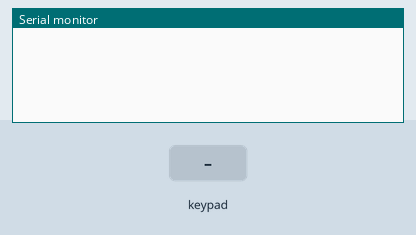
This sketch was run on a simulated Arduino Mega 2560, built with avr-gcc and run on an emulated ATmega2560. Shown: the last lines printed to the serial monitor. Inputs (shaded band) come from the test bench.

Above: at 1.2 s.
1.3 s: key '1' pressed
At 1.7 s:
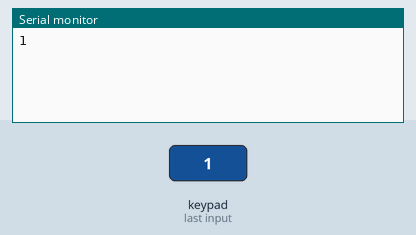
2.8 s: keypad keys 5 1 5 3 pressed 0.4 s apart
At 5.1 s:
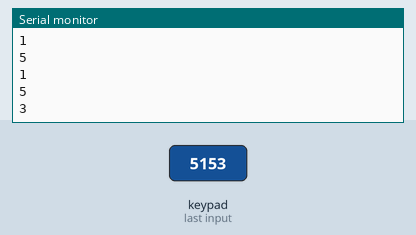
5.9 s: key '2' pressed
At 6.7 s:
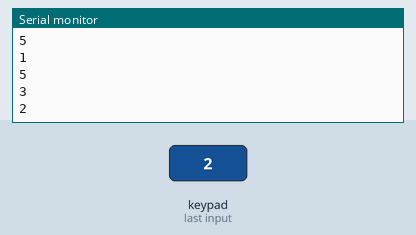
7.4 s: keypad keys 1 3 9 7 pressed 0.4 s apart
At 9.7 s:
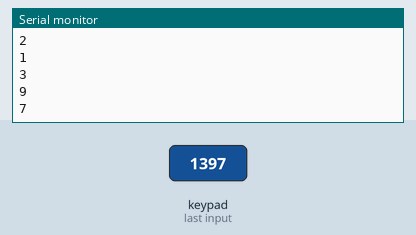
Timing chart, 0 to 11.2 s (numbered marks = the images above; inputs shaded):
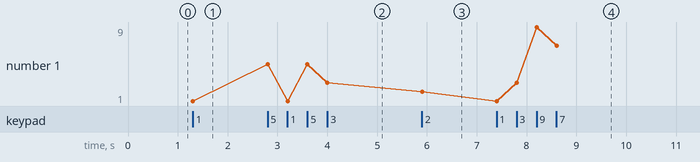

Measured:
- after the input at 1.3 s, the serial monitor: prints a new line at once (image 1)
- after the input at 2.8 s, the serial monitor: prints a new line at once (image 2)
- after the input at 5.9 s, the serial monitor: prints a new line at once (image 3)
- after the input at 7.4 s, the serial monitor: prints a new line at once (image 4)
- plotted number 1: 1 → 3 after the input at 2.8 s, 3 → 2 after the input at 5.9 s, 2 → 7 after the input at 7.4 s

The sketch:

NumberButtons_Test.ino
```cpp
/* @file CustomKeypad.pde
|| @version 1.0
|| @author Alexander Brevig
|| @contact alexanderbrevig@gmail.com
||
|| @description
|| | Demonstrates changing the keypad size and key values.
|| #
*/

#include <Keypad.h>

const byte ROWS = 2; //2 rows
const byte COLS = 10; //10 columns
//define the cymbols on the buttons of the keypads
char keyMap[ROWS][COLS] = {
  {'1','2','3', '4', '5', '6', '7', '8', '9', '10'},
  {'11', '12', '13', '14', '15', '16', '17','18','19','20'},
};
byte rowPins[COLS] = {31, 33, 35, 37, 39, 41, 43, 45, 47, 49 }; //connect to the row pinouts of the keypad
byte colPins[ROWS] = {51, 53}; //connect to the column pinouts of the keypad

//initialize an instance of class NewKeypad
Keypad customKeypad = Keypad( makeKeymap(keyMap), rowPins, colPins, ROWS, COLS);

void setup(){
  Serial.begin(115200);
}

void loop(){
  char customKey = customKeypad.getKey();

  if (customKey){
    Serial.println(customKey);
  }
}
```
